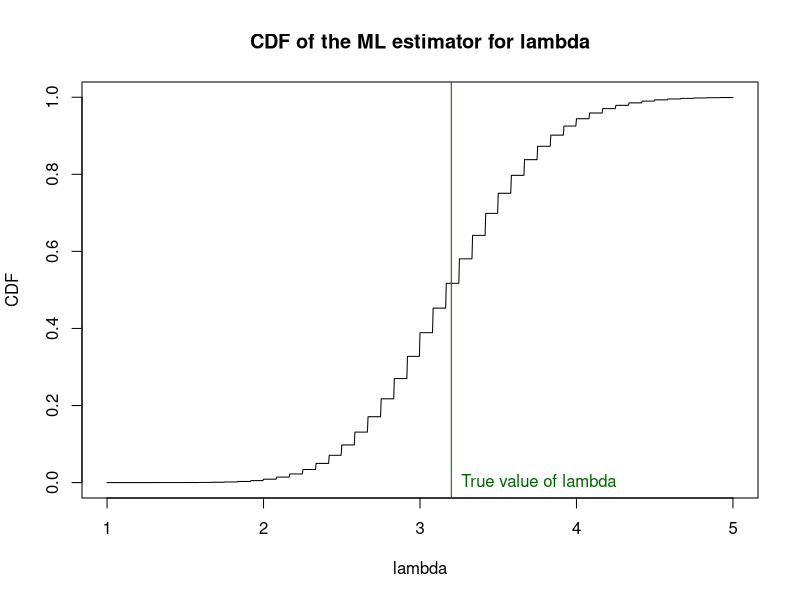

Reproduce this figure in R.
cdf.poisson.mle <- function(v, lambda, n) {
  ppois(n*v, lambda = n * lambda)
}

n <- 12
lambda <- 3.2
v <- seq(from = 1, to = 5, length = 1001)
plot(v, cdf.poisson.mle(v, lambda = lambda, n = n), type= "l", main = "CDF of the ML estimator for lambda", xlab = "lambda", ylab="CDF")
abline(v=lambda, col="darkgreen")
text(lambda, 0, labels = "True value of lambda", pos = 4, col = "darkgreen")

N <- 100
poisson.mles <- sapply(N, function(i)mean(rpois(n, lambda = lambda)))

print(poisson.mles)